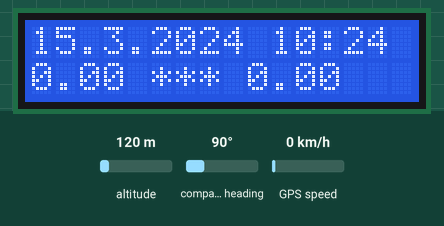
Simulated run of this sketch. Board: Arduino Uno, built with avr-gcc and run on an emulated ATmega328P. On the bench: 16×2 character LCD. Inputs (shaded band) come from the test bench; at power-on: compass heading 90°, GPS speed 0 km/h, altitude 120 m. The GPS gets a fix after 3 s at 37.7749, -122.4194 with 8 satellites.

Above: at 1.2 s.
1.3 s: compass heading set to 7°
At 4.0 s:
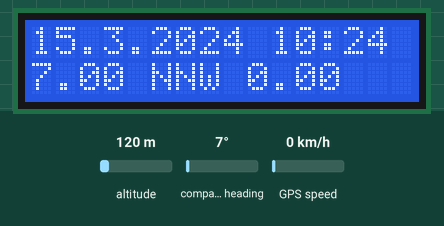
4.6 s: compass heading set to 90°
At 5.6 s:
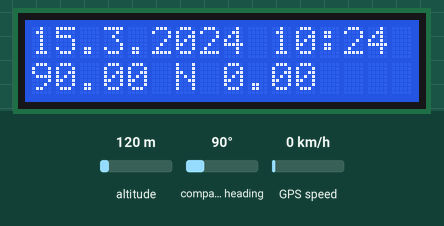
6.6 s: compass heading set to 269°
At 8.3 s:
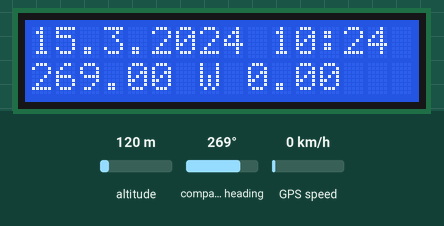
8.6 s: compass heading set to 6°
At 9.9 s:
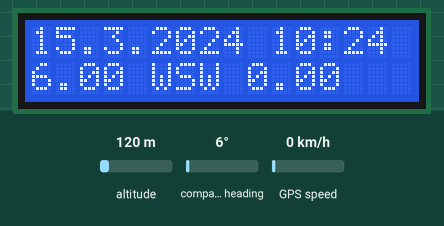
10.7 s: compass heading set to 14°
At 12.4 s:
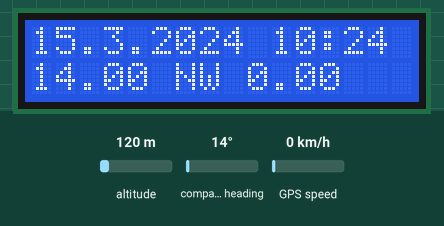
12.7 s: GPS speed set to 2 km/h
At 14.2 s:
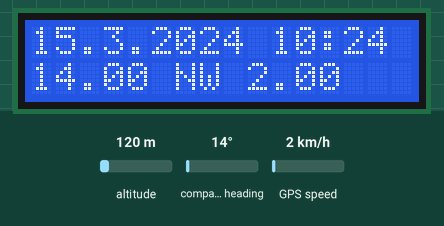
Timing chart, 0 to 15.7 s (numbered marks = the images above; inputs shaded):
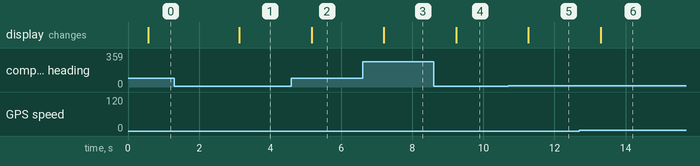

Measured:
- after the input at 1.3 s, the display: changes after 1.8 s (image 1)
- after the input at 4.6 s, the display: changes after 0.57 s (image 2)
- after the input at 6.6 s, the display: changes after 0.60 s (image 3)
- after the input at 8.6 s, the display: changes after 0.63 s (image 4)
- after the input at 10.7 s, the display: changes after 0.57 s (image 5)
- after the input at 12.7 s, the display: changes after 0.60 s (image 6)

The sketch:

GPSDisplay.ino
```cpp
#include <TinyGPS++.h>
#include <SoftwareSerial.h>
#include <LiquidCrystal.h>

/*

  The circuit (modified for GPS Shield pins in use):
 * LCD RS pin to digital pin 12
 * LCD Enable pin to digital pin 11
 * LCD D4 pin to digital pin 7
 * LCD D5 pin to digital pin 6
 * LCD D6 pin to digital pin 5
 * LCD D7 pin to digital pin 4
 * LCD R/W pin to ground
 * 10K resistor:
 * ends to +5V and ground
 * wiper to LCD VO pin (pin 3)

*/

static const int RXPin = 2, TXPin = 3;
static const uint32_t GPSBaud = 4800;

// The TinyGPS++ object
TinyGPSPlus gps;

// The serial connection to the GPS device
SoftwareSerial ss(RXPin, TXPin);

// initialize the library with the numbers of the interface pins
LiquidCrystal lcd(12, 11, 7, 6, 5, 4);

void setup() {
  ss.begin(GPSBaud);

  // set up the LCD's number of columns and rows:
  lcd.begin(16, 2);
  // Print a message to the LCD.
  //lcd.print("hello, world!");


}

void loop() {
  // set the cursor to column 0, line 1
  // (note: line 1 is the second row, since counting begins with 0):
  lcd.setCursor(0, 0);

  // print lat and long
  //lcd.print(gps.location.lat());
  //lcd.print(",");
  //lcd.print(gps.location.lng());

  // print date
  lcd.print(gps.date.day());
  lcd.print(".");
  lcd.print(gps.date.month());
  lcd.print(".");
  lcd.print(gps.date.year());
  lcd.print(" ");

  // print time
  lcd.print(gps.time.hour());
  lcd.print(":");
  lcd.print(gps.time.minute());
  //lcd.print(":");
  //lcd.print(gps.time.second());
  lcd.print(" ");

  lcd.setCursor(0, 1);

  // print bearing
  lcd.print(gps.course.deg());
  lcd.print(" ");
  lcd.print(gps.course.isValid() ? TinyGPSPlus::cardinal(gps.course.value()) : "***" );
  lcd.print(" ");

  // print speed
  lcd.print(gps.speed.kmph());
  lcd.print(" ");

  smartDelay(500);

  if (millis() > 5000 && gps.charsProcessed() < 10)
    lcd.print("No GPS data");

}

// This custom version of delay() ensures that the gps object
// is being "fed".
static void smartDelay(unsigned long ms)
{
  unsigned long start = millis();
  do
  {
    while (ss.available())
      gps.encode(ss.read());
  } while (millis() - start < ms);
}
```
